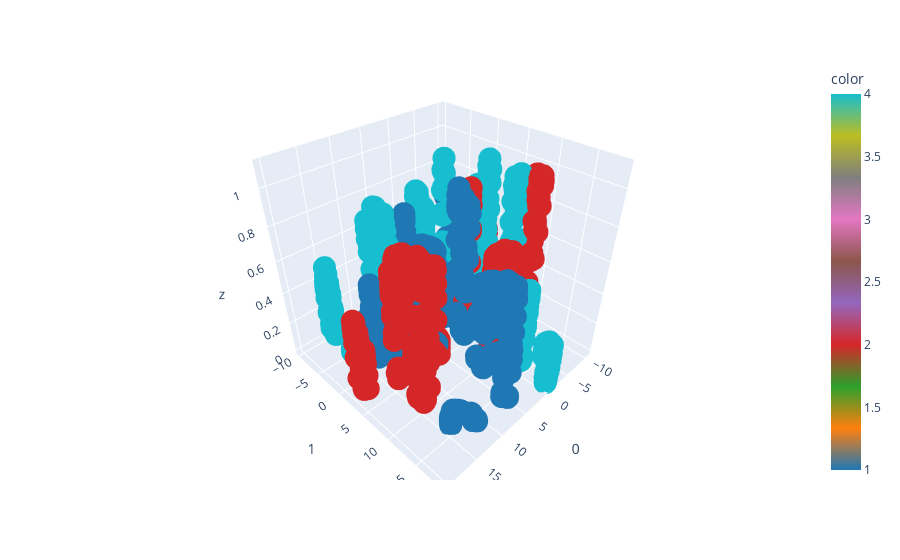

Source (notebook cell):
### Code cell
umap_3d = UMAP(3)
proj_3d = umap_3d.fit_transform(data)

fig_3d = px.scatter_3d(
    proj_3d, x=0, y=1, z=data['DI'],
    color=data['LD'],
    color_continuous_scale=px.colors.qualitative.D3
)

fig_3d.show()

### Figure 1 — Plotly figure (JSON) as saved in the notebook; plotly's stock layout.template omitted (floating-point values rounded to 4 significant figures; data arrays with more than 128 entries replaced by an {"elided": "..."} marker saying what was removed)
{"data": [{"hovertemplate": "0=%{x}<br>1=%{y}<br>z=%{z}<br>color=%{marker.color}<extra></extra>", "legendgroup": "", "marker": {"color": {"elided": "1635 int values"}, "coloraxis": "coloraxis", "symbol": "circle"}, "mode": "markers", "name": "", "scene": "scene", "showlegend": false, "type": "scatter3d", "x": {"elided": "1635 float values"}, "y": {"elided": "1635 float values"}, "z": {"elided": "1635 float values"}}], "layout": {"coloraxis": {"colorbar": {"title": {"text": "color"}}, "colorscale": [[0, "#1F77B4"], [0.1111, "#FF7F0E"], [0.2222, "#2CA02C"], [0.3333, "#D62728"], [0.4444, "#9467BD"], [0.5556, "#8C564B"], [0.6667, "#E377C2"], [0.7778, "#7F7F7F"], [0.8889, "#BCBD22"], [1, "#17BECF"]]}, "legend": {"tracegroupgap": 0}, "margin": {"t": 60}, "scene": {"domain": {"x": [0, 1], "y": [0, 1]}, "xaxis": {"title": {"text": "0"}}, "yaxis": {"title": {"text": "1"}}, "zaxis": {"title": {"text": "z"}}}}}
